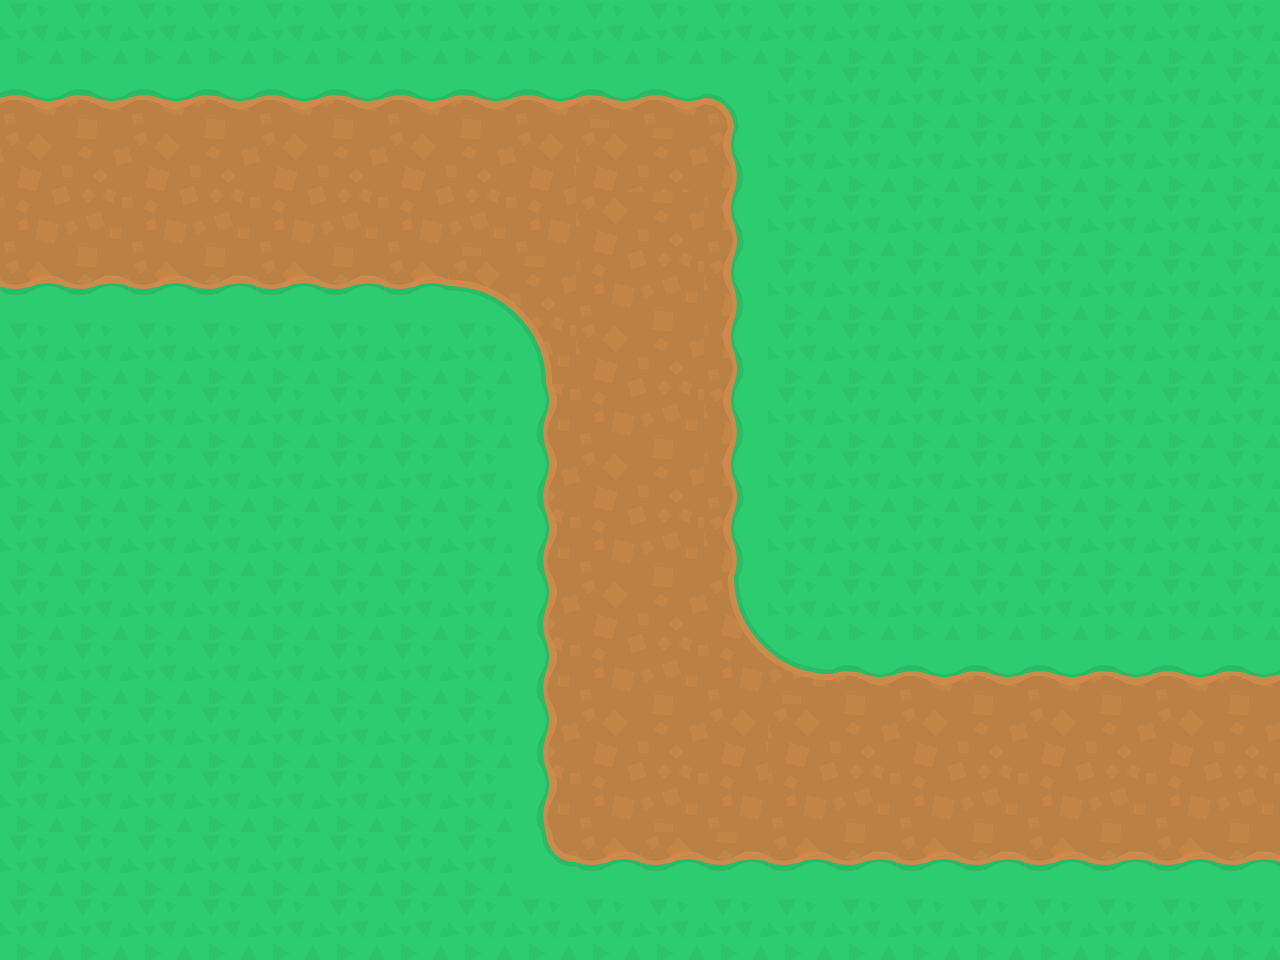

A 2D game scene composited from a Tiled map and its tileset images. What follows is a short description and the map's XML, with every tile layer's data as written:
An orthogonal 20x15 tile map with 64x64 px tiles, 2 tile layers (fond, chemin) and 2 objects (entree, sortie).

<map version="1.10" tiledversion="1.11.2" orientation="orthogonal" renderorder="right-down" width="20" height="15" tilewidth="64" tileheight="64" infinite="0" nextlayerid="6" nextobjectid="5">
 <tileset firstgid="1" source="towerDefense_tilesheet@2.tsx" />
 <layer id="1" name="fond" width="20" height="15">
  <data encoding="csv">
95,95,95,95,95,95,95,95,95,95,95,95,95,95,95,95,95,95,95,95,
95,95,95,95,95,95,95,95,95,95,95,95,95,95,95,95,95,95,95,95,
95,95,95,95,95,95,95,95,95,95,95,95,95,95,95,95,95,95,95,95,
95,95,95,95,95,95,95,95,95,95,95,95,95,95,95,95,95,95,95,95,
95,95,95,95,95,95,95,95,95,95,95,95,95,95,95,95,95,95,95,95,
95,95,95,95,95,95,95,95,95,95,95,95,95,95,95,95,95,95,95,95,
95,95,95,95,95,95,95,95,95,95,95,95,95,95,95,95,95,95,95,95,
95,95,95,95,95,95,95,95,95,95,95,95,95,95,95,95,95,95,95,95,
95,95,95,95,95,95,95,95,95,95,95,95,95,95,95,95,95,95,95,95,
95,95,95,95,95,95,95,95,95,95,95,95,95,95,95,95,95,95,95,95,
95,95,95,95,95,95,95,95,95,95,95,95,95,95,95,95,95,95,95,95,
95,95,95,95,95,95,95,95,95,95,95,95,95,95,95,95,95,95,95,95,
95,95,95,95,95,95,95,95,95,95,95,95,95,95,95,95,95,95,95,95,
95,95,95,95,95,95,95,95,95,95,95,95,95,95,95,95,95,95,95,95,
95,95,95,95,95,95,95,95,95,95,95,95,95,95,95,95,95,95,95,95
</data>
 </layer>
 <layer id="2" name="chemin" width="20" height="15">
  <data encoding="csv">
0,0,0,0,0,0,0,0,0,0,0,0,0,0,0,0,0,0,0,0,
325,326,325,326,325,326,325,326,325,326,325,327,0,0,0,0,0,0,0,0,
371,372,371,372,371,372,371,372,371,371,372,373,0,0,0,0,0,0,0,0,
417,418,417,418,417,418,417,418,417,371,372,419,0,0,0,0,0,0,0,0,
463,464,463,464,463,464,463,285,286,417,418,373,0,0,0,0,0,0,0,0,
0,0,0,0,0,0,0,0,332,371,372,419,0,0,0,0,0,0,0,0,
0,0,0,0,0,0,0,0,416,417,418,373,0,0,0,0,0,0,0,0,
0,0,0,0,0,0,0,0,370,371,372,419,0,0,0,0,0,0,0,0,
0,0,0,0,0,0,0,0,416,417,418,373,0,0,0,0,0,0,0,0,
0,0,0,0,0,0,0,0,370,371,372,375,0,0,0,0,0,0,0,0,
0,0,0,0,0,0,0,0,416,417,418,421,422,326,325,326,325,326,325,326,
0,0,0,0,0,0,0,0,370,371,372,371,371,372,371,372,371,372,371,372,
0,0,0,0,0,0,0,0,416,417,418,417,417,418,417,418,417,418,417,418,
0,0,0,0,0,0,0,0,462,463,463,464,463,464,463,464,463,464,463,464,
0,0,0,0,0,0,0,0,0,0,0,0,0,0,0,0,0,0,0,0
</data>
 </layer>
 <objectgroup id="5" name="points">
  <object id="2" name="entree" x="17.3324" y="189.745">
   <properties>
    <property name="point_type" value="entree" />
   </properties>
   <point />
  </object>
  <object id="4" name="sortie" x="1259.79" y="765.364">
   <properties>
    <property name="point_type" value="sortie" />
   </properties>
   <point />
  </object>
 </objectgroup>
</map>
